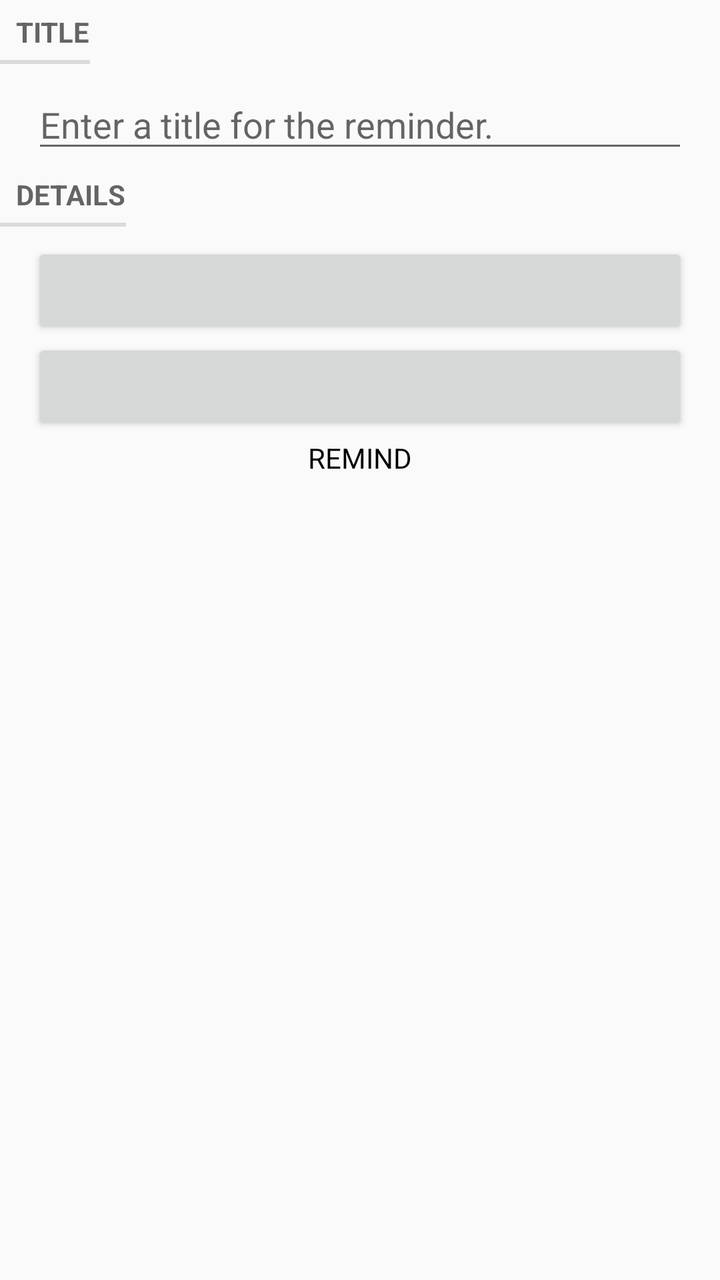
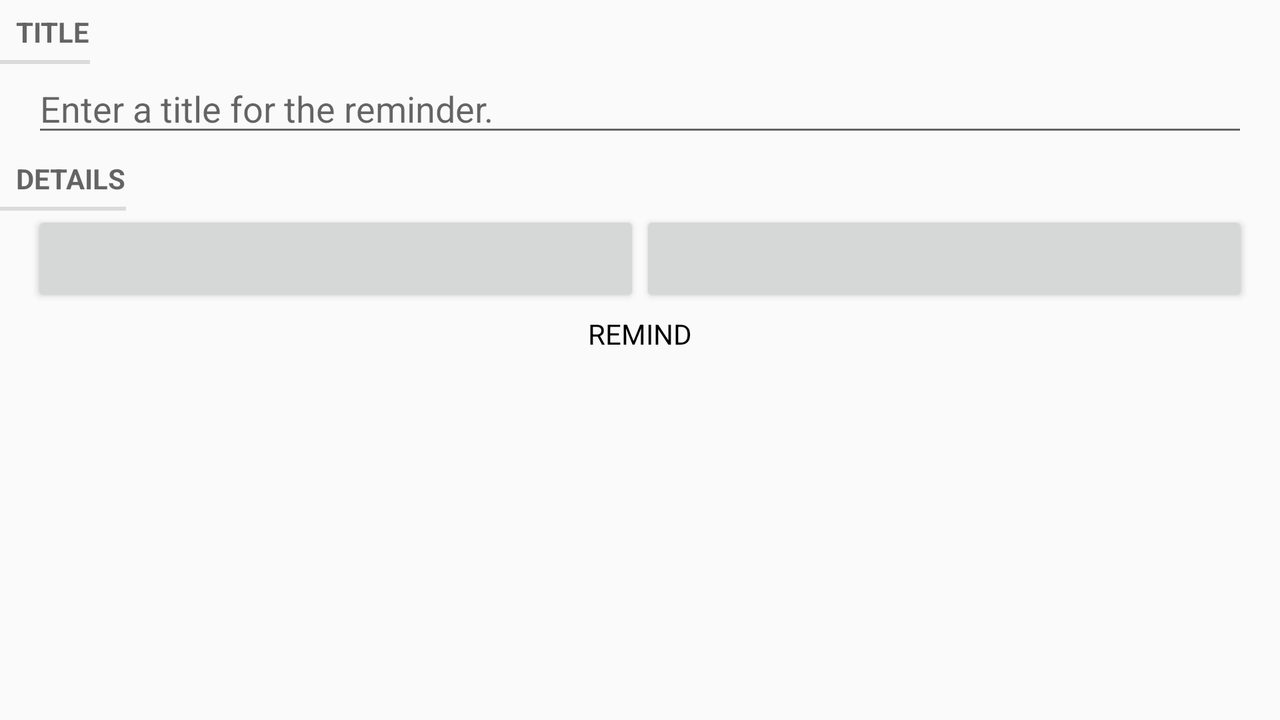

The same Android screen from two of the app's own layout files: first res/layout/ as a phone draws it, then the repository's variant for another configuration, drawn on a device whose configuration selects that folder. Both files follow.
<!-- AndroidManifest.xml: application theme AppTheme -->
<!-- res/layout/fragment_reminder.xml -->
<?xml version="1.0" encoding="utf-8"?>
<LinearLayout xmlns:android="http://schemas.android.com/apk/res/android"
    android:layout_width="match_parent"
    android:layout_height="match_parent"
    android:orientation="vertical" >

    <TextView
        android:layout_width="wrap_content"
        android:layout_height="wrap_content"
        android:text="@string/reminder_title_label" 
        style="?android:listSeparatorTextViewStyle"/>
    
    <EditText
        android:id="@+id/reminder_title"
        android:layout_width="match_parent"
        android:layout_height="wrap_content"
        android:layout_marginLeft="16dp"
        android:layout_marginRight="16dp"
        android:layout_marginTop="8dp"
        android:ems="10"
        android:hint="@string/reminder_title_hint" />

    <TextView
        android:layout_width="wrap_content"
        android:layout_height="wrap_content"
        android:text="@string/reminder_details_label"
        style="?android:listSeparatorTextViewStyle" />

    <Button
        android:id="@+id/reminder_date"
        android:layout_width="match_parent"
        android:layout_height="wrap_content"
        android:layout_marginLeft="16dp"
        android:layout_marginRight="16dp"
        android:layout_marginTop="8dp" />

    <Button
        android:id="@+id/sortButton"
        android:layout_width="match_parent"
        android:layout_height="wrap_content"
        android:layout_marginLeft="16dp"
        android:layout_marginRight="16dp" />

    <CheckBox
        android:id="@+id/reminder_reminded"
        android:layout_width="wrap_content"
        android:layout_height="wrap_content"
        android:layout_gravity="center_horizontal"
        android:layout_marginTop="2dp"
        android:text="@string/reminder_remind_label"
        android:button="@null"
        android:background="@null"
        android:drawableLeft="@drawable/custom_checkbox_design"
        android:gravity="center_vertical"/>
	
</LinearLayout>
<!-- resources referenced by this layout -->
<resources>
  <!-- drawable custom_checkbox_design (drawable) -->
  <?xml version="1.0" encoding="utf-8"?>
  <selector xmlns:android="http://schemas.android.com/apk/res/android">
  
      <item android:drawable="@mipmap/ic_checked" android:state_checked="true" />
      <item android:drawable="@mipmap/ic_unchecked" android:state_checked="false"/>
  
  </selector>
  <string name="reminder_details_label">Details</string>
  <string name="reminder_remind_label">REMIND</string>
  <string name="reminder_title_hint">Enter a title for the reminder.</string>
  <string name="reminder_title_label">Title</string>
  <style name="AppTheme" parent="AppBaseTheme">
          
      </style>
  <!-- from res/values-v14/ -->
  <style name="AppBaseTheme" parent="Theme.AppCompat.Light.DarkActionBar">
          
      </style>
</resources>
<!-- res/layout-land/fragment_reminder.xml (the repository's variant of the layout above) -->
<!-- drawn on the phone turned sideways -->
<?xml version="1.0" encoding="utf-8"?>
<LinearLayout xmlns:android="http://schemas.android.com/apk/res/android"
    android:layout_width="match_parent"
    android:layout_height="match_parent"
    android:orientation="vertical" >

    <TextView
        android:layout_width="wrap_content"
        android:layout_height="wrap_content"
        android:text="@string/reminder_title_label" 
        style="?android:listSeparatorTextViewStyle"/>
    
    <EditText
        android:id="@+id/reminder_title"
        android:layout_width="match_parent"
        android:layout_height="wrap_content"
        android:layout_marginLeft="16dp"
        android:layout_marginRight="16dp"
        android:hint="@string/reminder_title_hint"
        android:ems="10" />

    <TextView
        android:layout_width="wrap_content"
        android:layout_height="wrap_content"
        android:text="@string/reminder_details_label"
        style="?android:listSeparatorTextViewStyle" />

    <LinearLayout
        android:layout_width="match_parent"
        android:layout_height="wrap_content"
        android:layout_marginBottom="4dp"
        android:layout_marginLeft="16dp"
        android:layout_marginRight="16dp" >

        <Button
            android:id="@+id/reminder_date"
            android:layout_width="wrap_content"
            android:layout_height="wrap_content"
            android:layout_weight="1" />

        <Button
            android:id="@+id/sortButton"
            android:layout_width="wrap_content"
            android:layout_height="wrap_content"
            android:layout_weight="1" />

    </LinearLayout>

    <CheckBox
        android:id="@+id/reminder_reminded"
        android:layout_width="wrap_content"
        android:layout_height="wrap_content"
        android:layout_gravity="center_horizontal"
        android:text="@string/reminder_remind_label"
        android:button="@null"
        android:background="@null"
        android:drawableLeft="@drawable/custom_checkbox_design"
        android:gravity="center_vertical"/>
	
</LinearLayout>
